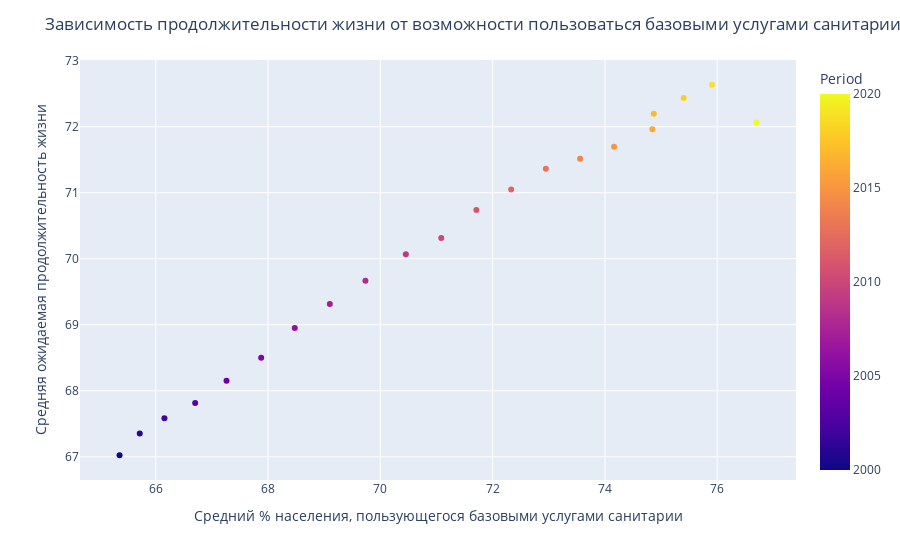

Write notebook code for a chart like this one.
### Code cell
# Отобразим данные на графике

fig = px.scatter(
    sanitation_live_mean_data,
    x='SanitationMean', 
    y='LifeExpectancyMean',
    hover_name=F.Period.value,
    color=F.Period.value,    
)

fig.update_layout(
    title='Зависимость продолжительности жизни от возможности пользоваться базовыми услугами санитарии',
    xaxis_title='Средний % населения, пользующегося базовыми услугами санитарии',
    yaxis_title='Средняя ожидаемая продолжительность жизни',
)

fig.show()

### Figure 1 — Plotly figure (JSON) as saved in the notebook; plotly's stock layout.template omitted (floating-point values rounded to 4 significant figures)
{"data": [{"hovertemplate": "<b>%{hovertext}</b><br><br>SanitationMean=%{x}<br>LifeExpectancyMean=%{y}<br>Period=%{marker.color}<extra></extra>", "hovertext": [2000, 2001, 2002, 2003, 2004, 2005, 2006, 2007, 2008, 2009, 2010, 2011, 2012, 2013, 2014, 2015, 2016, 2017, 2018, 2019, 2020], "legendgroup": "", "marker": {"color": [2000, 2001, 2002, 2003, 2004, 2005, 2006, 2007, 2008, 2009, 2010, 2011, 2012, 2013, 2014, 2015, 2016, 2017, 2018, 2019, 2020], "coloraxis": "coloraxis", "symbol": "circle"}, "mode": "markers", "name": "", "orientation": "v", "showlegend": false, "type": "scatter", "x": [65.36, 65.72, 66.16, 66.7, 67.26, 67.88, 68.48, 69.1, 69.73, 70.45, 71.09, 71.71, 72.33, 72.95, 73.56, 74.16, 74.84, 74.87, 75.4, 75.91, 76.7], "xaxis": "x", "y": [67.02, 67.35, 67.58, 67.82, 68.15, 68.5, 68.95, 69.31, 69.67, 70.07, 70.31, 70.74, 71.05, 71.36, 71.52, 71.69, 71.96, 72.2, 72.43, 72.64, 72.06], "yaxis": "y"}], "layout": {"coloraxis": {"colorbar": {"title": {"text": "Period"}}, "colorscale": [[0, "#0d0887"], [0.1111, "#46039f"], [0.2222, "#7201a8"], [0.3333, "#9c179e"], [0.4444, "#bd3786"], [0.5556, "#d8576b"], [0.6667, "#ed7953"], [0.7778, "#fb9f3a"], [0.8889, "#fdca26"], [1, "#f0f921"]]}, "legend": {"tracegroupgap": 0}, "margin": {"t": 60}, "title": {"text": "Зависимость продолжительности жизни от возможности пользоваться базовыми услугами санитарии"}, "xaxis": {"anchor": "y", "domain": [0, 1], "title": {"text": "Средний % населения, пользующегося базовыми услугами санитарии"}}, "yaxis": {"anchor": "x", "domain": [0, 1], "title": {"text": "Средняя ожидаемая продолжительность жизни"}}}}
